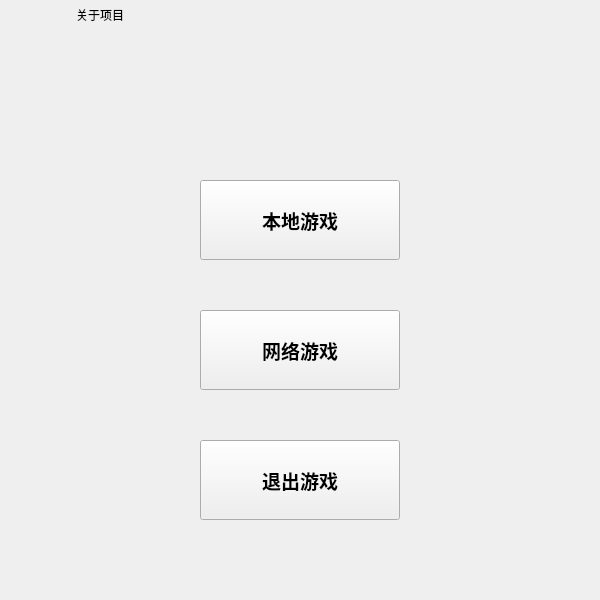
<?xml version="1.0" encoding="UTF-8"?>
<ui version="4.0">
 <class>Menu</class>
 <widget class="QWidget" name="Menu">
  <property name="geometry">
   <rect>
    <x>0</x>
    <y>0</y>
    <width>600</width>
    <height>600</height>
   </rect>
  </property>
  <property name="windowTitle">
   <string>Menu</string>
  </property>
  <widget class="QStackedWidget" name="stackedWidget">
   <property name="geometry">
    <rect>
     <x>0</x>
     <y>0</y>
     <width>600</width>
     <height>600</height>
    </rect>
   </property>
   <property name="minimumSize">
    <size>
     <width>600</width>
     <height>600</height>
    </size>
   </property>
   <property name="currentIndex">
    <number>0</number>
   </property>
   <widget class="QWidget" name="page">
    <property name="styleSheet">
     <string notr="true">#page{border-image: url(:/new/prefix1/img/menubg1.png);}</string>
    </property>
    <widget class="QPushButton" name="local_game_btn">
     <property name="geometry">
      <rect>
       <x>200</x>
       <y>180</y>
       <width>200</width>
       <height>80</height>
      </rect>
     </property>
     <property name="font">
      <font>
       <family>Agency FB</family>
       <pointsize>14</pointsize>
       <weight>75</weight>
       <bold>true</bold>
      </font>
     </property>
     <property name="cursor">
      <cursorShape>ArrowCursor</cursorShape>
     </property>
     <property name="autoFillBackground">
      <bool>false</bool>
     </property>
     <property name="styleSheet">
      <string notr="true">background-image: url(:/new/prefix1/img/btnbg.jpg);</string>
     </property>
     <property name="text">
      <string>本地游戏</string>
     </property>
    </widget>
    <widget class="QPushButton" name="exit_btn">
     <property name="geometry">
      <rect>
       <x>200</x>
       <y>440</y>
       <width>200</width>
       <height>80</height>
      </rect>
     </property>
     <property name="font">
      <font>
       <family>Agency FB</family>
       <pointsize>14</pointsize>
       <weight>75</weight>
       <bold>true</bold>
      </font>
     </property>
     <property name="autoFillBackground">
      <bool>false</bool>
     </property>
     <property name="styleSheet">
      <string notr="true">background-image: url(:/new/prefix1/img/btnbg.jpg);</string>
     </property>
     <property name="text">
      <string>退出游戏</string>
     </property>
     <property name="autoDefault">
      <bool>false</bool>
     </property>
    </widget>
    <widget class="QToolButton" name="about_btn">
     <property name="geometry">
      <rect>
       <x>0</x>
       <y>0</y>
       <width>200</width>
       <height>30</height>
      </rect>
     </property>
     <property name="text">
      <string>关于项目</string>
     </property>
     <property name="autoRaise">
      <bool>true</bool>
     </property>
    </widget>
    <widget class="QPushButton" name="net_game_btn">
     <property name="geometry">
      <rect>
       <x>200</x>
       <y>310</y>
       <width>200</width>
       <height>80</height>
      </rect>
     </property>
     <property name="font">
      <font>
       <family>Agency FB</family>
       <pointsize>14</pointsize>
       <weight>75</weight>
       <bold>true</bold>
      </font>
     </property>
     <property name="cursor">
      <cursorShape>ArrowCursor</cursorShape>
     </property>
     <property name="autoFillBackground">
      <bool>false</bool>
     </property>
     <property name="styleSheet">
      <string notr="true">background-image: url(:/new/prefix1/img/btnbg.jpg);</string>
     </property>
     <property name="text">
      <string>网络游戏</string>
     </property>
    </widget>
   </widget>
   <widget class="QWidget" name="page_2">
    <property name="styleSheet">
     <string notr="true">#page_2{border-image: url(:/new/prefix1/img/menubg1.png);}</string>
    </property>
    <widget class="QTableView" name="tableView">
     <property name="geometry">
      <rect>
       <x>25</x>
       <y>5</y>
       <width>550</width>
       <height>400</height>
      </rect>
     </property>
     <property name="autoFillBackground">
      <bool>false</bool>
     </property>
    </widget>
    <widget class="QLineEdit" name="LineEdit">
     <property name="geometry">
      <rect>
       <x>120</x>
       <y>474</y>
       <width>300</width>
       <height>50</height>
      </rect>
     </property>
     <property name="minimumSize">
      <size>
       <width>300</width>
       <height>50</height>
      </size>
     </property>
     <property name="maximumSize">
      <size>
       <width>300</width>
       <height>50</height>
      </size>
     </property>
     <property name="font">
      <font>
       <pointsize>10</pointsize>
      </font>
     </property>
     <property name="text">
      <string>XXX棋王争霸赛</string>
     </property>
     <property name="maxLength">
      <number>64</number>
     </property>
     <property name="cursorPosition">
      <number>8</number>
     </property>
    </widget>
    <widget class="QLabel" name="connect_stat_label">
     <property name="geometry">
      <rect>
       <x>20</x>
       <y>418</y>
       <width>400</width>
       <height>50</height>
      </rect>
     </property>
     <property name="minimumSize">
      <size>
       <width>400</width>
       <height>50</height>
      </size>
     </property>
     <property name="maximumSize">
      <size>
       <width>400</width>
       <height>50</height>
      </size>
     </property>
     <property name="font">
      <font>
       <pointsize>16</pointsize>
       <weight>75</weight>
       <bold>true</bold>
      </font>
     </property>
     <property name="text">
      <string/>
     </property>
     <property name="alignment">
      <set>Qt::AlignCenter</set>
     </property>
    </widget>
    <widget class="QPushButton" name="create_btn">
     <property name="geometry">
      <rect>
       <x>426</x>
       <y>474</y>
       <width>150</width>
       <height>50</height>
      </rect>
     </property>
     <property name="minimumSize">
      <size>
       <width>150</width>
       <height>50</height>
      </size>
     </property>
     <property name="maximumSize">
      <size>
       <width>150</width>
       <height>50</height>
      </size>
     </property>
     <property name="font">
      <font>
       <pointsize>16</pointsize>
       <weight>50</weight>
       <bold>false</bold>
      </font>
     </property>
     <property name="styleSheet">
      <string notr="true">background-image: url(:/new/prefix1/img/btnbg.jpg);</string>
     </property>
     <property name="text">
      <string>创建房间</string>
     </property>
    </widget>
    <widget class="QPushButton" name="refresh_btn">
     <property name="geometry">
      <rect>
       <x>426</x>
       <y>418</y>
       <width>150</width>
       <height>50</height>
      </rect>
     </property>
     <property name="minimumSize">
      <size>
       <width>150</width>
       <height>50</height>
      </size>
     </property>
     <property name="maximumSize">
      <size>
       <width>150</width>
       <height>50</height>
      </size>
     </property>
     <property name="font">
      <font>
       <pointsize>16</pointsize>
       <weight>50</weight>
       <bold>false</bold>
      </font>
     </property>
     <property name="styleSheet">
      <string notr="true">background-image: url(:/new/prefix1/img/btnbg.jpg);</string>
     </property>
     <property name="text">
      <string>匹配</string>
     </property>
    </widget>
    <widget class="QLabel" name="room_name_label">
     <property name="geometry">
      <rect>
       <x>20</x>
       <y>474</y>
       <width>100</width>
       <height>50</height>
      </rect>
     </property>
     <property name="font">
      <font>
       <pointsize>14</pointsize>
       <weight>75</weight>
       <bold>true</bold>
      </font>
     </property>
     <property name="text">
      <string>房间标题：</string>
     </property>
    </widget>
    <widget class="QPushButton" name="exit_net_btn">
     <property name="geometry">
      <rect>
       <x>426</x>
       <y>530</y>
       <width>150</width>
       <height>50</height>
      </rect>
     </property>
     <property name="minimumSize">
      <size>
       <width>150</width>
       <height>50</height>
      </size>
     </property>
     <property name="maximumSize">
      <size>
       <width>150</width>
       <height>50</height>
      </size>
     </property>
     <property name="font">
      <font>
       <pointsize>16</pointsize>
       <weight>50</weight>
       <bold>false</bold>
      </font>
     </property>
     <property name="styleSheet">
      <string notr="true">background-image: url(:/new/prefix1/img/btnbg.jpg);</string>
     </property>
     <property name="text">
      <string>返回主页面</string>
     </property>
    </widget>
    <widget class="QPushButton" name="reconnect_btn">
     <property name="geometry">
      <rect>
       <x>20</x>
       <y>530</y>
       <width>400</width>
       <height>50</height>
      </rect>
     </property>
     <property name="minimumSize">
      <size>
       <width>400</width>
       <height>50</height>
      </size>
     </property>
     <property name="maximumSize">
      <size>
       <width>400</width>
       <height>50</height>
      </size>
     </property>
     <property name="font">
      <font>
       <pointsize>19</pointsize>
       <weight>50</weight>
       <bold>false</bold>
      </font>
     </property>
     <property name="styleSheet">
      <string notr="true">background-image: url(:/new/prefix1/img/btnbg.jpg);</string>
     </property>
     <property name="text">
      <string>连接服务器</string>
     </property>
    </widget>
    <widget class="QLabel" name="people_label">
     <property name="geometry">
      <rect>
       <x>430</x>
       <y>580</y>
       <width>141</width>
       <height>16</height>
      </rect>
     </property>
     <property name="font">
      <font>
       <weight>75</weight>
       <bold>true</bold>
      </font>
     </property>
     <property name="text">
      <string/>
     </property>
     <property name="textFormat">
      <enum>Qt::AutoText</enum>
     </property>
    </widget>
   </widget>
  </widget>
 </widget>
 <resources/>
 <connections/>
</ui>
